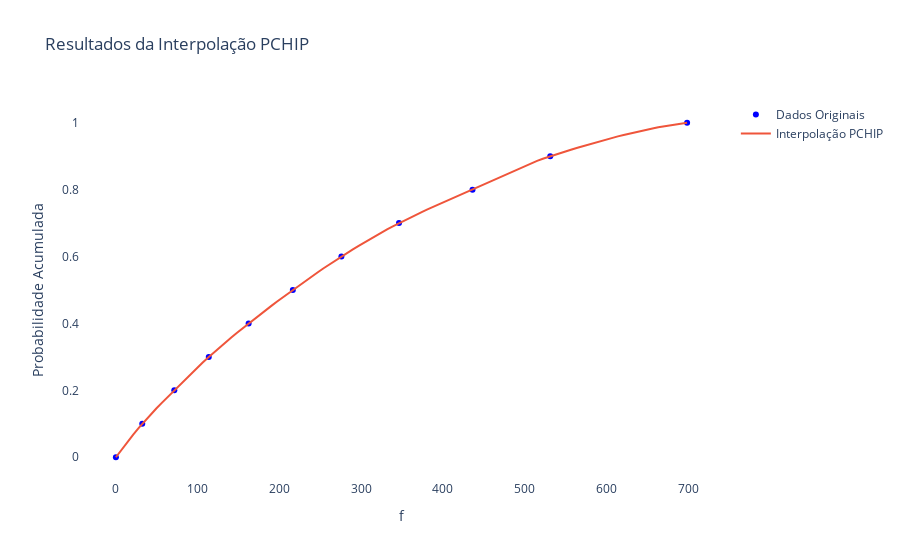

The cell this chart's notebook holds for it:
### Code cell
fracao = np.concatenate((np.array([0]), lista_intermed))/n # Identifica a fração total de pontos de 0 até o ponto v

interp = PchipInterpolator(lista_v, fracao)
# Utiliza um interpolador PCHIP para gerar um polinômio de terceiro grau que aproxime W(v)
# Dessa forma, obtém-se U(v)

# Define os pontos onde deseja-se avaliar a função interpolada
x_new = np.linspace(0, lista_v[-1], 100)

# Avalia a função interpolada nos novos pontos
y_new = interp(x_new)

fig = go.Figure()

# Scatter plot dos dados originais
fig.add_trace(go.Scatter(x=lista_v, y=fracao, mode='markers', marker=dict(color='blue', symbol='circle'), name='Dados Originais'))

# Linha de interpolação PCHIP
fig.add_trace(go.Scatter(x=x_new, y=y_new, mode='lines', name='Interpolação PCHIP'))

# Layout
fig.update_layout(title='Resultados da Interpolação PCHIP',
                  xaxis_title='f',
                  yaxis_title='Probabilidade Acumulada',
                  showlegend=True,
                  plot_bgcolor='rgba(0,0,0,0)') # Define a cor de fundo do plot

fig.show()

### Figure 1 — Plotly figure (JSON) as saved in the notebook; plotly's stock layout.template omitted (floating-point values rounded to 4 significant figures)
{"data": [{"marker": {"color": "blue", "symbol": "circle"}, "mode": "markers", "name": "Dados Originais", "type": "scatter", "x": [0, 32.24, 71.44, 113.6, 162.4, 216.4, 275.9, 346.3, 436.2, 531.3, 698.7], "y": [0, 0.1, 0.2, 0.3, 0.4, 0.5, 0.6, 0.7, 0.8, 0.9, 1]}, {"mode": "lines", "name": "Interpolação PCHIP", "type": "scatter", "x": [0, 7.058, 14.12, 21.17, 28.23, 35.29, 42.35, 49.41, 56.46, 63.52, 70.58, 77.64, 84.7, 91.75, 98.81, 105.9, 112.9, 120.0, 127.0, 134.1, 141.2, 148.2, 155.3, 162.3, 169.4, 176.4, 183.5, 190.6, 197.6, 204.7, 211.7, 218.8, 225.9, 232.9, 240.0, 247.0, 254.1, 261.1, 268.2, 275.3, 282.3, 289.4, 296.4, 303.5, 310.5, 317.6, 324.7, 331.7, 338.8, 345.8, 352.9, 360.0, 367.0, 374.1, 381.1, 388.2, 395.2, 402.3, 409.4, 416.4, 423.5, 430.5, 437.6, 444.6, 451.7, 458.8, 465.8, 472.9, 479.9, 487.0, 494.1, 501.1, 508.2, 515.2, 522.3, 529.3, 536.4, 543.5, 550.5, 557.6, 564.6, 571.7, 578.8, 585.8, 592.9, 599.9, 607.0, 614.0, 621.1, 628.2, 635.2, 642.3, 649.3, 656.4, 663.4, 670.5, 677.6, 684.6, 691.7, 698.7], "y": [0, 0.02332, 0.04592, 0.0677, 0.08859, 0.1085, 0.1274, 0.1456, 0.1632, 0.1806, 0.1979, 0.2152, 0.2325, 0.2495, 0.2663, 0.2826, 0.2985, 0.3139, 0.3289, 0.3436, 0.358, 0.3722, 0.3861, 0.3999, 0.4136, 0.427, 0.4403, 0.4534, 0.4663, 0.4791, 0.4917, 0.5041, 0.5165, 0.5289, 0.5411, 0.5531, 0.565, 0.5766, 0.588, 0.5991, 0.6099, 0.6206, 0.6312, 0.6416, 0.6518, 0.6618, 0.6716, 0.6811, 0.6904, 0.6994, 0.7081, 0.7166, 0.7249, 0.7329, 0.7408, 0.7486, 0.7562, 0.7638, 0.7713, 0.7788, 0.7863, 0.7939, 0.8015, 0.8092, 0.8172, 0.8252, 0.8332, 0.8413, 0.8493, 0.8571, 0.8648, 0.8722, 0.8794, 0.8861, 0.8925, 0.8984, 0.904, 0.9094, 0.9148, 0.9201, 0.9254, 0.9305, 0.9356, 0.9406, 0.9455, 0.9502, 0.9548, 0.9593, 0.9637, 0.9679, 0.9719, 0.9758, 0.9795, 0.983, 0.9864, 0.9895, 0.9925, 0.9952, 0.9977, 1]}], "layout": {"plot_bgcolor": "rgba(0,0,0,0)", "showlegend": true, "title": {"text": "Resultados da Interpolação PCHIP"}, "xaxis": {"title": {"text": "f"}}, "yaxis": {"title": {"text": "Probabilidade Acumulada"}}}}
